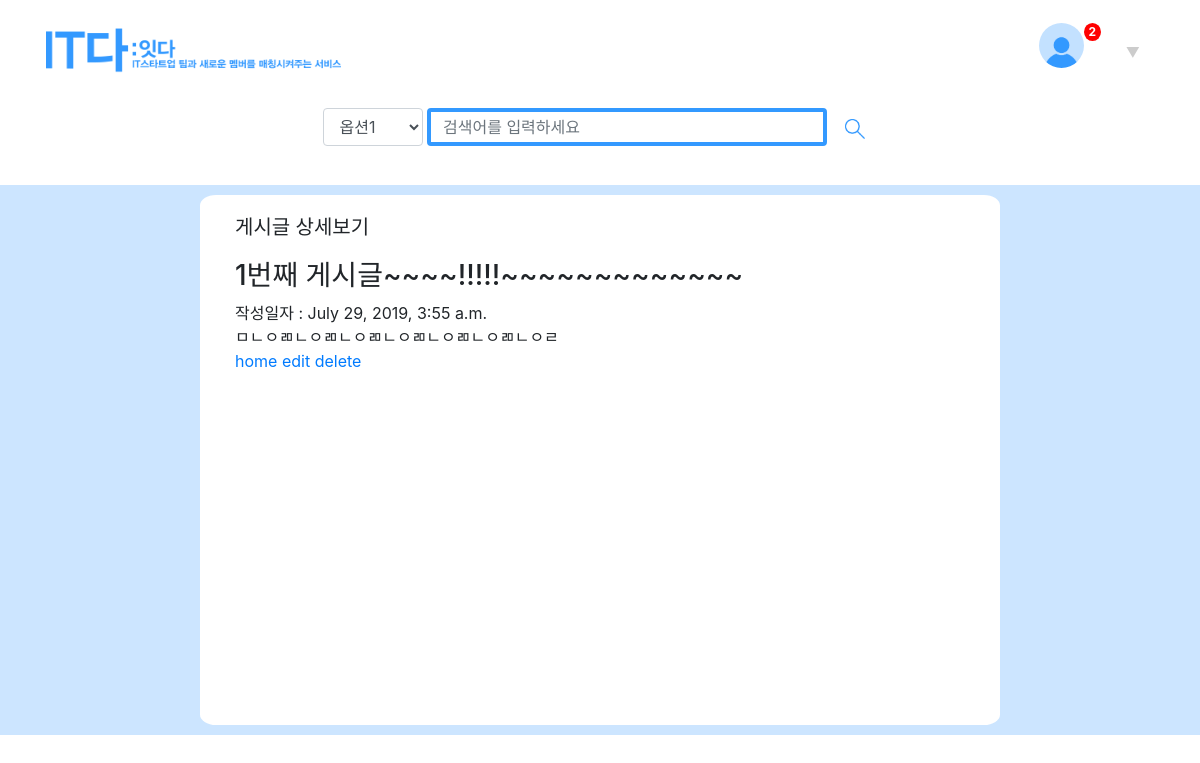
The page /blog/post/1/ (signed in) on the database its author committed.
### blog/models.py (models this page shows, shortened)
class Post(models.Model):
    author = models.ForeignKey('auth.User', on_delete=models.CASCADE)
    title = models.CharField(max_length = 200)
    text = models.TextField()
    created_date = models.DateTimeField(default = timezone.now)
    published_date = models.DateTimeField(blank = True, null = True)

### blog/views.py (the view)
# urls.py: path('post/<int:post_id>/', views.detail, name = 'detail'),
def detail(request, post_id):
    post_detail = get_object_or_404(Post, pk = post_id)
    return render(request, 'blog/detail.html', {'post' : post_detail})

### blog/templates/blog/detail.html
{% extends "blog/base.html" %}
{% block content %}
<center>
    <div class="container-fluid" style="position: block; left:50%; margin: 0; background: #cce5ff; padding-right: 5px; padding-left: 5px;">
        <div class="container-fluid" style="position: block; margin-top:10px; margin-bottom:10px; max-width: 800px; min-height: 530px; background: #ffffff; border-radius: 2%; border: #3399ff">
            <h5 style="text-align: left; margin:20px 20px;">게시글 상세보기</h5>
            <div style="text-align: left; display: block; margin:0 20px;">
                <div>
                    <h3>{{post.title}}</h3>
                    <p>작성일자 : {{post.created_date}}</p>
                    <p>{{post.text}}</p>
                    <a href="{% url 'home' %}">home</a>
                    <a href="{% url 'edit' post.id %}">edit</a>
                    <a href="{% url 'delete' post.id %}">delete</a>
                </div>
            </div>
        </div>
    </div>
</center>
{% endblock %}

### blog/templates/blog/base.html (style rules this page uses)
div { display: inline-block; }
p { margin: 0; }

### rows shown on the page
Post: title "1번째 게시글~~~~!!!!!~~~~~~~~~~~~~", created_date "July 29, 2019, 3:55 a.m.", text "ㅁㄴㅇㄻㄴㅇㄻㄴㅇㄻㄴㅇㄻㄴㅇㄻㄴㅇㄻㄴㅇㄹ"
